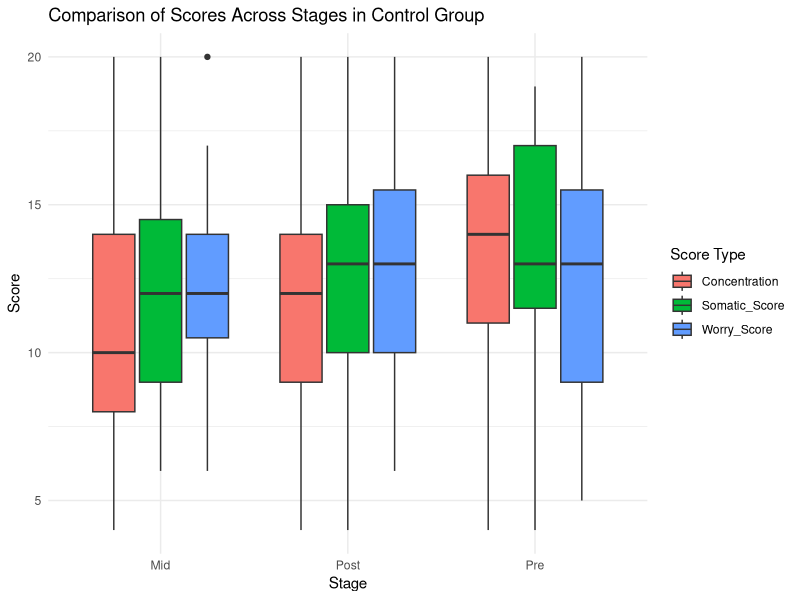
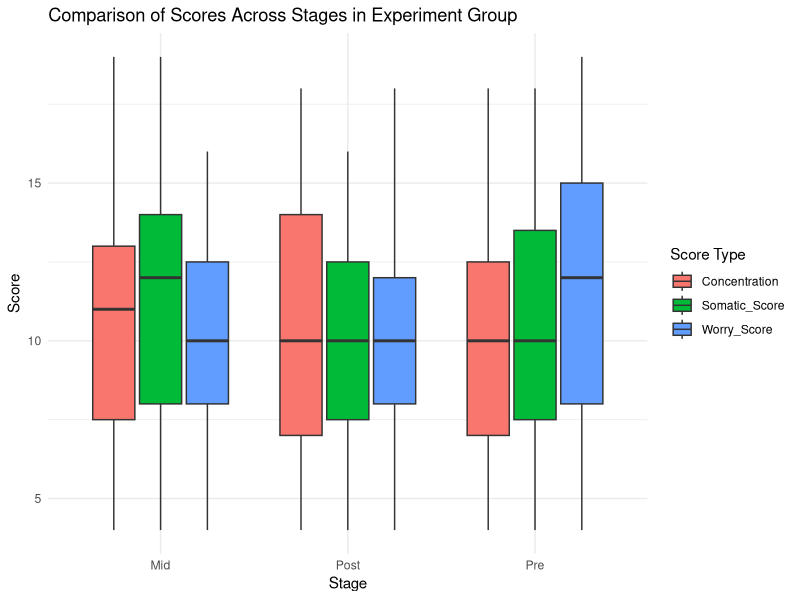
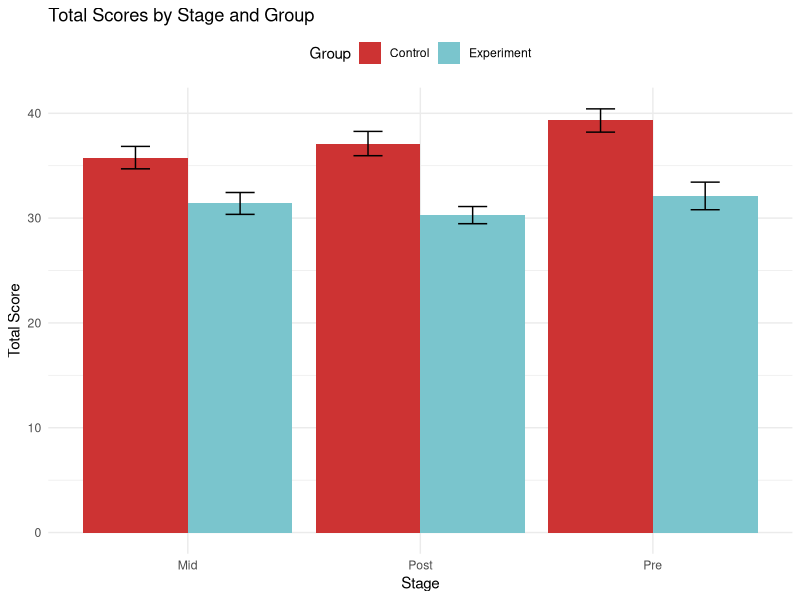
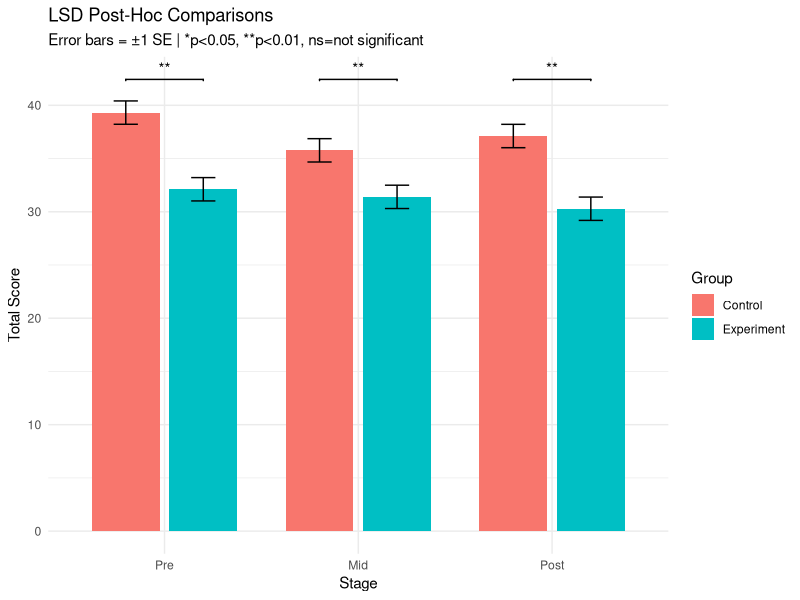

These charts were generated, in order, by the following R code:
## ---- chunk 1
library(ggplot2)
library(readr)
library(reshape2)
library(tidyr)
library(emmeans)
if (!require(ggsignif)) install.packages("ggsignif")
library(ggsignif)  # For significance bars


sample_size = 35 # For each group, there are 35 individuals to match the needs of power and effect size. 
## ---- chunk 2
participants <- rep(1:35, each = 3)
stage <- rep(c("Pre", "Mid", "Post"), times = 35) # Each participant does the questionnaire 3 times in total during the three stages of season (pre-season, mid-season and post-season)

# Generate normally distributed scores (range is 4-20)
somatic_score_c <- pmin(pmax(round(rnorm(35 * 3, mean = 12, sd = 4)), 4), 20)
worry_score_c <- pmin(pmax(round(rnorm(35 * 3, mean = 12, sd = 4)), 4), 20)
concentration_c <- pmin(pmax(round(rnorm(35 * 3, mean = 12, sd = 4)), 4), 20)

# Save into a table
data_control <- data.frame(
  Participants = participants,
  Somatic_Score = somatic_score_c,
  Worry_Score = worry_score_c,
  Concentration = concentration_c,
  Stage = stage
)
## ---- chunk 3
participants <- rep(1:35, each = 3)
stage <- rep(c("Pre", "Mid", "Post"), times = 35)# Each participant does the questionnaire 3 times in total during the three stages of season (pre-season, mid-season and post-season)

# Generate normally distributed scores (range is 4-20)
somatic_score_p <- pmin(pmax(round(rnorm(35 * 3, mean = 11, sd = 4)), 4), 20)
worry_score_p <- pmin(pmax(round(rnorm(35 * 3, mean = 10.5, sd = 4)), 4), 20)
concentration_p <- pmin(pmax(round(rnorm(35 * 3, mean = 10, sd = 4)), 4), 20)

# Save into a table
data_exp <- data.frame(
  Participants = participants,
  Somatic_Score = somatic_score_p,
  Worry_Score = worry_score_p,
  Concentration = concentration_p,
  Stage = stage
)
## ---- chunk 4
# Identify missing data with NA and data outside the valid range
invalid_participants_c <- unique(data_control$Participants[
  is.na(data_control$Somatic_Score) | is.na(data_control$Worry_Score) | is.na(data_control$Concentration) |
  data_control$Somatic_Score < 4 | data_control$Somatic_Score > 20 |
  data_control$Worry_Score < 4 | data_control$Worry_Score > 20 |
  data_control$Concentration < 4 | data_control$Concentration > 20
])

# Save the cleaned data frame
Clean_control <- data_control[!data_control$Participants %in% invalid_participants_c, ]
## ---- chunk 5
# Identify missing data with NA and data outside the valid range
invalid_participants_p <- unique(data_exp$Participants[
  is.na(data_exp$Somatic_Score) | is.na(data_exp$Worry_Score) | is.na(data_exp$Concentration) |
  data_exp$Somatic_Score < 4 | data_exp$Somatic_Score > 20 |
  data_exp$Worry_Score < 4 | data_exp$Worry_Score > 20 |
  data_exp$Concentration < 4 | data_exp$Concentration > 20
])

# Save the cleaned data frame
Clean_exp <- data_exp[!data_exp$Participants %in% invalid_participants_p, ]
## ---- chunk 6
head(Clean_control)
head(Clean_exp)

summary(Clean_control)
summary(Clean_exp)

# Get the sum of three scores 
data_control$Total_Score <- data_control$Somatic_Score + data_control$Worry_Score + data_control$Concentration
data_exp$Total_Score <- data_exp$Somatic_Score + data_exp$Worry_Score + data_exp$Concentration

# Mean of Control group
# Pre-Season stage
contMean_pre <- colMeans(Clean_control[Clean_control$Stage == "Pre", c("Somatic_Score", "Worry_Score", "Concentration")], na.rm = TRUE)

# Mid-Season stage
contMean_mid <- colMeans(Clean_control[Clean_control$Stage == "Mid", c("Somatic_Score", "Worry_Score", "Concentration")], na.rm = TRUE)

# Mid-Season stage
contMean_post <- colMeans(Clean_control[Clean_control$Stage == "Post", c("Somatic_Score", "Worry_Score", "Concentration")], na.rm = TRUE)


# Mean of experiment group
# Pre-Season stage
expMean_pre <- colMeans(Clean_exp[Clean_exp$Stage == "Pre", c("Somatic_Score", "Worry_Score", "Concentration")], na.rm = TRUE)

# Mid-Season stage
expMean_mid <- colMeans(Clean_exp[Clean_exp$Stage == "Mid", c("Somatic_Score", "Worry_Score", "Concentration")], na.rm = TRUE)

# Mid-Season stage
expMean_post <- colMeans(Clean_exp[Clean_exp$Stage == "Post", c("Somatic_Score", "Worry_Score", "Concentration")], na.rm = TRUE)
## ---- chunk 7
# Get the sum of scores
# For Control group
cont_pre <- rowSums(Clean_control[Clean_control$Stage == "Pre", c("Somatic_Score", "Worry_Score", "Concentration")], na.rm = TRUE)
cont_mid <- rowSums(Clean_control[Clean_control$Stage == "Mid", c("Somatic_Score", "Worry_Score", "Concentration")], na.rm = TRUE)
cont_post <- rowSums(Clean_control[Clean_control$Stage == "Post", c("Somatic_Score", "Worry_Score", "Concentration")], na.rm = TRUE)

# For Experiment group
exp_pre <- rowSums(Clean_exp[Clean_exp$Stage == "Pre", c("Somatic_Score", "Worry_Score", "Concentration")], na.rm = TRUE)
exp_mid <- rowSums(Clean_exp[Clean_exp$Stage == "Mid", c("Somatic_Score", "Worry_Score", "Concentration")], na.rm = TRUE)
exp_post <- rowSums(Clean_exp[Clean_exp$Stage == "Post", c("Somatic_Score", "Worry_Score", "Concentration")], na.rm = TRUE)

# Calculate SD and SE and save them with means into a table
sd <- data.frame(
  Stage = factor(rep(c("Pre", "Mid", "Post"), each = 2), levels = c("Pre", "Mid", "Post")),
  Group = rep(c("Control", "Experiment"), 3),
  Mean = c(mean(cont_pre), mean(exp_pre),
            mean(cont_mid), mean(exp_mid),
            mean(cont_post), mean(exp_post)),
  SD = c(sd(cont_pre), sd(exp_pre),
         sd(cont_mid), sd(exp_mid),
         sd(cont_post), sd(exp_post)),
  n = c(length(cont_pre), length(exp_pre),
        length(cont_mid), length(exp_mid),
        length(cont_post), length(exp_post))
)

# Calculate standard error
sd$SE <- sd$SD / sqrt(sd$n)
print(sd)
## ---- chunk 8
# Combine the mean values into a matrix
contMeans_table <- rbind(contMean_pre, contMean_mid, contMean_post)

# Assign row and column names
rowc <- rownames(contMeans_table) <- c("Pre-Season", "Mid-Season", "Post-Season")
colc <- colnames(contMeans_table) <- c("Somatic_Score", "Worry_Score", "Concentration")

# Convert to a data frame for better readability
contMeans_table <- as.data.frame(contMeans_table)
print(contMeans_table)
## ---- chunk 9
# Combine the mean values into a matrix
expMeans_table <- rbind(expMean_pre, expMean_mid, expMean_post)

# Assign row and column names
rowe <- rownames(expMeans_table) <- c("Pre-Season", "Mid-Season", "Post-Season")
cole <- colnames(expMeans_table) <- c("Somatic_Score", "Worry_Score", "Concentration")

# Convert to a data frame for better readability
expMeans_table <- as.data.frame(expMeans_table)
print(expMeans_table)
## ---- chunk 10
# Control Group
control_long <- tidyr::gather(Clean_control, key = "Score_Type", value = "Score", Somatic_Score, Worry_Score, Concentration)
boxplot_control <- ggplot(control_long, aes(x = Stage, y = Score, fill = Score_Type)) +
  geom_boxplot() +
  theme_minimal() +
  labs(title = "Comparison of Scores Across Stages in Control Group", x = "Stage", y = "Score", fill = "Score Type")

# Print the boxplot
print(boxplot_control)

# Experiment Group
exp_long <- tidyr::gather(Clean_exp, key = "Score_Type", value = "Score", Somatic_Score, Worry_Score, Concentration)
boxplot_exp <- ggplot(exp_long, aes(x = Stage, y = Score, fill = Score_Type)) +
  geom_boxplot() +
  theme_minimal() +
  labs(title = "Comparison of Scores Across Stages in Experiment Group", x = "Stage", y = "Score", fill = "Score Type")

# Print the boxplot
print(boxplot_exp)

## ---- chunk 11
# Mean of each stage in Control Group
contMean_total <- aggregate(Total_Score ~ Stage, data_control, mean)
print(contMean_total)

# Mean of each stage in Experiment Group
expMean_total <- aggregate(Total_Score ~ Stage, data_exp, mean)
print(expMean_total)

## ---- chunk 12
# Save the means of each stage and group
anova_table <- merge(contMean_total, expMean_total, by = "Stage", suffixes = c("_Control", "_Experiment"))
anova_table <- anova_table[order(factor(anova_table$Stage, levels = c("Pre", "Mid", "Post"))), ]
print(anova_table)

# Add group identifier to both datasets
Clean_control$Group <- "Control"
Clean_exp$Group <- "Experiment"

# Combine both datasets
combined_data <- rbind(Clean_control, Clean_exp)

# Calculate Total Score for each observation
combined_data$Total_Score <- combined_data$Somatic_Score + combined_data$Worry_Score + combined_data$Concentration

# Convert Stage and Group to factors
combined_data$Stage <- factor(combined_data$Stage, levels = c("Pre", "Mid", "Post"))
combined_data$Group <- factor(combined_data$Group)

head(combined_data) # check the new combined table

## ---- chunk 13
total_long <- pivot_longer(anova_table, 
                        cols = -Stage, 
                        names_to = "Group", 
                        values_to = "Score")

# Create the bar plot
ggplot(total_long, aes(x = Stage, y = Score, fill = Group)) +
  geom_bar(stat = "identity", position = position_dodge()) +
  scale_fill_manual(values = c("Total_Score_Control" = "brown3", 
                              "Total_Score_Experiment" = "cadetblue3"),
                    labels = c("Control", "Experiment")) +
  geom_errorbar(
    aes(ymin = sd$Mean - sd$SE, ymax = sd$Mean + sd$SE),
    position = position_dodge(width = 0.9),
    width = 0.25
  ) +
  labs(title = "Total Scores by Stage and Group",
       x = "Stage",
       y = "Total Score",
       fill = "Group") +
  theme_minimal() +
  theme(legend.position = "top")
## ---- chunk 14
# Use the table "total_long" to do ANOVA test
anova_result <- aov(Total_Score ~ Stage * Group, data = combined_data)
summary(anova_result)

# There are significant difference between the two groups of intervention (control and experiment).
## ---- chunk 15
# Get means for Group × Stage
group_stage_means <- emmeans(anova_result, ~ Group | Stage)
print(group_stage_means)

lsd_results <- pairs(group_stage_means, adjust = "none")  
print(lsd_results)

# Filter to keep only Control vs Experiment at each stage
lsd_control_vs_experiment <- lsd_results[
  grep("Control - Experiment", summary(lsd_results)$contrast),
]
print(lsd_control_vs_experiment)


# p-value in Pre-Season are significantly different (<.0001)
# No significance found at the stage of Mid-Season and Post-Season. 
## ---- chunk 16
# Perform LSD comparisons (no p-value adjustment)
lsd_results <- pairs(group_stage_means, adjust = "none")
lsd_summary <- as.data.frame(lsd_results[grep("Control - Experiment", summary(lsd_results)$contrast), ])


# Calculate mean ± SE for plotting
plot_data <- summary(group_stage_means) |>
  transform(
    lower.CL = emmean - SE,
    upper.CL = emmean + SE
  )


# Plot with significance bars
ggplot(plot_data, aes(x = Stage, y = emmean, fill = Group)) +
  geom_col(position = position_dodge(width = 0.8), width = 0.7) +
  geom_errorbar(
    aes(ymin = lower.CL, ymax = upper.CL),
    position = position_dodge(width = 0.8),
    width = 0.25
  ) +
# Add significance bars manually for each stage
  geom_signif(
    y_position = max(plot_data$upper.CL) * 1.05,
    xmin = c(0.8, 1.8, 2.8),
    xmax = c(1.2, 2.2, 3.2),
    annotations = ifelse(lsd_summary$p.value < 0.05, 
                       ifelse(lsd_summary$p.value < 0.01, "**", "*"), 
                       "ns"),
    tip_length = 0.01
  ) +
  labs(
    title = "LSD Post-Hoc Comparisons",
    subtitle = "Error bars = ±1 SE | *p<0.05, **p<0.01, ns=not significant",
    x = "Stage",
    y = "Total Score",
    fill = "Group"
  ) +
  scale_fill_manual(values = c("Control" = "#F8766D", "Experiment" = "#00BFC4")) +
  theme_minimal()
